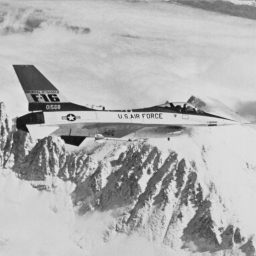
//> input picture Histogram_Equalization/Jetplane.bmp, 256 x 256 px
$ ./Histogram_Equalization   (built with g++ and OpenCV 4)
//> lines starting //> are read from the running program, lines starting //| are printed output that depends on the picture; after the words box and inside, x2 and y2 are one past the last pixel; in counts of white or black regions, pixels touching at a corner belong together
//公式:https://codeinfo.space/imageprocessing/histogram-equalization/
#define _CRT_SECURE_NO_WARNINGS //必須在include前
#include <cstdio>
#include <math.h>
#include <opencv2/opencv.hpp>
using namespace cv;
using namespace std;

// 畫直方圖Histogram
Mat Draw(Mat& src, int num) {
	Mat dstHist;
	int dims = 1;
	float hranges[] = { 0, 256 }; //範圍 0-255
	const float* ranges = { hranges };   //需要為const類型
	int size = 256;
	int channels = 0;

	// 計算圖像的直方圖
	calcHist(&src, 1, &channels, Mat(), dstHist, dims, &size, &ranges); //cv2.calcHist(影像, 通道, 遮罩, 區間數量, 數值範圍)
	Mat dstImage(size, size, CV_8U, Scalar(255)); // 0為黑色 255白色,scalar()背景亮度

	//找最大值和最小值
	double maxValue = 0;
	double minValue = 0;
	minMaxLoc(dstHist, &minValue, &maxValue, 0, 0); //在cv中用的是cvGetMinMaxHistValue

	//繪製直方圖
	//saturate_cast函數的作用即是:當運算完後，結果為負，則轉為0，結果超出255，則為255
	int htp = saturate_cast<int>(0.9 * size);
	for (int i = 0; i < 256; i++) {
		float binValue = dstHist.at<float>(i); //注意hist中是float類型
		//拉伸到0-max
		int realValue = static_cast<int>(binValue * htp * num / maxValue);
		line(dstImage, Point(i, size - 1), Point(i, 255 - realValue), Scalar(0));
	}
	return dstImage;
}


// 將圖像跟直方圖放在同一視窗
void showImage(Mat src1, Mat src2, String s)
{
	// 建構圖像的大小
	int width = src1.cols + src2.cols;
	int height = max(src1.rows, src2.rows);
	Mat MergeImage = Mat::zeros(Size(width, height), src1.type());
	// 建立圖像ROI:是從圖像中選擇的一個圖像區域，這個區域是你的圖像分析所關注的重點。
	Rect r1(0, 0, src1.cols, src1.rows);
	Rect r2(0, 0, src2.cols, src2.rows);
	r2.x = src1.cols;
	// copy內容
	src1.copyTo(MergeImage(r1));
	src2.copyTo(MergeImage(r2));
	imshow(s, MergeImage);
	//waitKey(0);
}

void  Histogram_Equalization(Mat src, Mat dst)
{
	int n = 65536; //n 為整張圖的pixel數256*256
	int maxG = 255; //gray_level的最大值
	int nj[256]; // 對應到gray level為rk的pixel個數
	double Pr[256]; // 出現機率
	double Sk[256]; // 均衡化值(新的像素值)
	int int_Sk[256];

	// 利用mset將nj矩陣初始為0
	memset(nj, 0, 256 * sizeof(nj[0]));

	//計算gray level為rk的pixel個數
	uchar* readImage = src.data;
	for (int i = 0; i < src.total(); i++)
	{
		int rk = readImage[i];//num 為gray level
		nj[rk]++; //用nk存gray level為rk的pixel個數
	}

	// 出現機率(Pr) = 出現次數(nj) / 像素總數 (n)
	for (int i = 0; i < 256; i++)
	{
		Pr[i] = double(nj[i]) / double(n);
	}
	// 要將色彩空間範圍擴展為[0, 255] 共 256 個像素級度，就必須將原累計機率乘以255，得到均衡化值
	Sk[0] = Pr[0] * maxG ;
	//做sumation
	for (int i = 1; i < 256; i++)
	{
		Sk[i] = Pr[i] * double(maxG) + Sk[i - 1];
	}

	// 利用mset將result矩陣初始為0
	memset(int_Sk, 0, 256 * sizeof(int_Sk[0]));

	//double轉int
	for (int i = 0; i < 256; i++)
	{
		int_Sk[i] = Sk[i]; //double 轉 int 直接捨去浮點數的部分
	}
	// 將均衡化值寫回新的像素中
	uchar* writeImage = dst.data;
	for (int i = 0; i < dst.total(); i++)
	{
		int num = writeImage[i]; ///num 為 writeImage[i]的gray level
		writeImage[i] = int_Sk[num]; //writeImage[i]為該gray level的均衡化值
	}
}

int main() {
/*************************	Jetplane.bmp	***************************/
	Mat src1 = imread("Jetplane.bmp", -1);
//> src1 is the input picture: 256 rows x 256 cols, CV_8UC1; min 17, max 228, mean 178
	Mat des1 = imread("Jetplane.bmp", -1);
	// 做Histogram_Equalization&&直方圖
	Histogram_Equalization(src1, des1);
//> the loop in Histogram_Equalization, `for (int i = 0; i < src.total(); i++)` made 65536 passes
//> rk on passes 1 to 3: 191, 188, 191
//> after the loop in Histogram_Equalization, `for (int i = 0; i < src.total(); i++)`: nj = 256 values, max 2041 at index 209, min 0 at index 0, mean 256
//> after the loop in Histogram_Equalization, `for (int i = 0; i < 256; i++)`: Pr = 256 values, max 0.0311 at index 209, min 0 at index 0, mean 0.00391
//> in Histogram_Equalization, `Sk[0] = Pr[0] * maxG ;`: Sk = 256 values from 0 to 0
//> after the loop in Histogram_Equalization, `for (int i = 1; i < 256; i++)`: Sk = 256 values from 0 to 255
//> the loop in Histogram_Equalization, `for (int i = 0; i < dst.total(); i++)` made 65536 passes
//> after the loop in Histogram_Equalization, `for (int i = 0; i < dst.total(); i++)`:
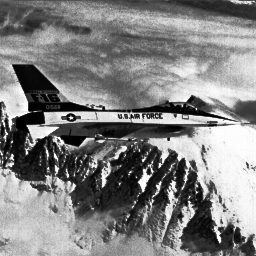
//> dst: 256 rows x 256 cols, CV_8UC1; min 0, max 255, mean 128.8
	// 顯示結果
	showImage(src1, Draw(src1, 1), "Jetplane_Original");		// 顯示原圖
//> in Draw, `calcHist(&src, 1, &channels, Mat(), dstHist, dims, &size, &ranges);`: dstHist has the same summary as nj in Histogram_Equalization
//> in Draw, `minMaxLoc(dstHist, &minValue, &maxValue, 0, 0);`: maxValue = 2041
//> the loop in Draw, `for (int i = 0; i < 256; i++)` made 256 passes
//> (binValue, realValue) on passes 1 to 3: (0, 0), (0, 0), (0, 0)
//> after the loop in Draw, `for (int i = 0; i < 256; i++)`:
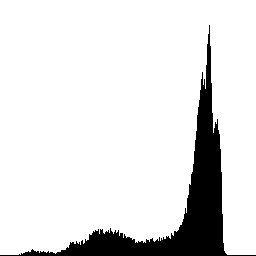
//> dstImage: 256 rows x 256 cols, CV_8UC1; 88.5% white; 1 black region, box (x1, y1, x2, y2) and area: (0, 25, 256, 256) 7536
	showImage(des1, Draw(des1, 1), "Jetplane_Histogram_Equalization");// 顯示Histogram_Equalization結果
//> the loop in Draw (call 2), `for (int i = 0; i < 256; i++)` made 256 passes
//> (binValue, realValue) on passes 1 to 3: (247, 27), (255, 28), (242, 27)
//> after the loop in Draw (call 2), `for (int i = 0; i < 256; i++)`: dstImage: 256 rows x 256 cols, CV_8UC1; 88.4% white; 1 black region, box (x1, y1, x2, y2) and area: (0, 25, 256, 256) 7583

/*************************	Lake.bmp	***************************/
	Mat src2 = imread("Lake.bmp", -1);
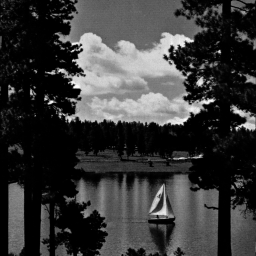
//> input picture Histogram_Equalization/Lake.bmp, 256 x 256 px
//> src2 is the input picture: 256 rows x 256 cols, CV_8UC1; min 0, max 254, mean 56.7
	Mat des2 = imread("Lake.bmp", -1);
	// 做Histogram_Equalization&&直方圖
	Histogram_Equalization(src2, des2);
//> the loop in Histogram_Equalization (call 2), `for (int i = 0; i < src.total(); i++)` made 65536 passes
//> rk on passes 1 to 3: 13, 22, 9
//> after the loop in Histogram_Equalization (call 2), `for (int i = 0; i < src.total(); i++)`: nj = 256 values, max 14421 at index 0, min 0 at index 255, mean 256
//> after the loop in Histogram_Equalization (call 2), `for (int i = 0; i < 256; i++)`: Pr = 256 values, max 0.22 at index 0, min 0 at index 255, mean 0.00391
//> in Histogram_Equalization (call 2), `Sk[0] = Pr[0] * maxG ;`: Sk = 256 values, max 56.11 at index 0, min 0 at index 1, mean 0.219
//> after the loop in Histogram_Equalization (call 2), `for (int i = 1; i < 256; i++)`: Sk = 256 values from 56.11 to 255
//> after the loop in Histogram_Equalization (call 2), `for (int i = 0; i < 256; i++)`: int_Sk = 256 values from 56 to 255
//> the loop in Histogram_Equalization (call 2), `for (int i = 0; i < dst.total(); i++)` made 65536 passes
//> after the loop in Histogram_Equalization (call 2), `for (int i = 0; i < dst.total(); i++)`:
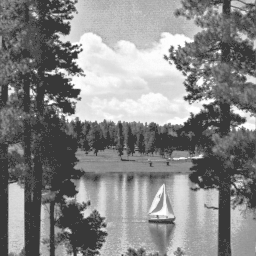
//> dst: 256 rows x 256 cols, CV_8UC1; min 56, max 255, mean 134.8
	// 顯示結果
	showImage(src2, Draw(src2, 5), "Lake_Original");		// 顯示原圖
//> after the loop in Draw (call 3), `for (int i = 0; i < 256; i++)`: dstImage: 256 rows x 256 cols, CV_8UC1; 93.5% white; 1 black region, box (x1, y1, x2, y2) and area: (0, 0, 256, 256) 4291
//> call 3 of showImage, with s = "Lake_Original"
//> in showImage (call 3), `src2.copyTo(MergeImage(r2));`:
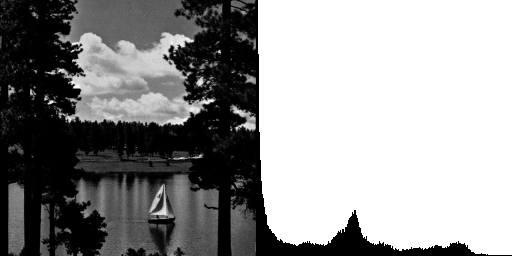
//> MergeImage: 256 rows x 512 cols, CV_8UC1; min 0, max 255, mean 147.5
	showImage(des2, Draw(des2, 5), "Lake_Histogram_Equalization");// 顯示Histogram_Equalization結果
//> after the loop in Draw (call 4), `for (int i = 0; i < 256; i++)`: dstImage: 256 rows x 256 cols, CV_8UC1; 93.4% white; 1 black region, box (x1, y1, x2, y2) and area: (0, 0, 256, 256) 4345

/*************************	Peppers.bmp	***************************/
	Mat src3 = imread("Peppers.bmp", -1);
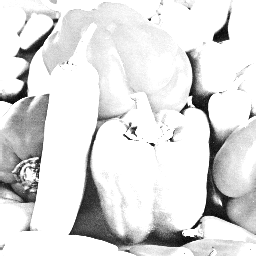
//> input picture Histogram_Equalization/Peppers.bmp, 256 x 256 px
//> src3 is the input picture: 256 rows x 256 cols, CV_8UC1; min 3, max 255, mean 222.8
	Mat des3 = imread("Peppers.bmp", -1);
	// 做Histogram_Equalization&&直方圖
	Histogram_Equalization(src3, des3);
	// 顯示結果
	showImage(src3, Draw(src3, 15), "Peppers_Original");		// 顯示原圖
//> after the loop in Draw (call 5), `for (int i = 0; i < 256; i++)`: dstImage: 256 rows x 256 cols, CV_8UC1; 95.5% white; black in thin lines or dots
	showImage(des3, Draw(des3, 15), "Peppers_Histogram_Equalization");// 顯示Histogram_Equalization結果
//> after the loop in Draw (call 6), `for (int i = 0; i < 256; i++)`: dstImage: 256 rows x 256 cols, CV_8UC1; 95.4% white; 1 black region, box (x1, y1, x2, y2) and area: (0, 0, 256, 256) 2989
//> in showImage (call 6), `src2.copyTo(MergeImage(r2));`:
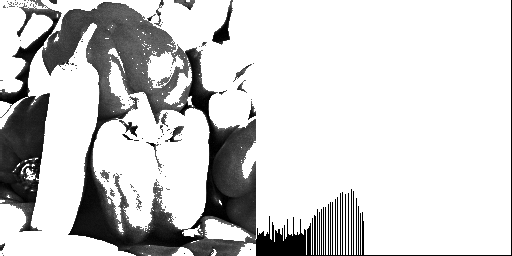
//> MergeImage: 256 rows x 512 cols, CV_8UC1; min 0, max 255, mean 206.8

	waitKey(0);
	return -1;
}
